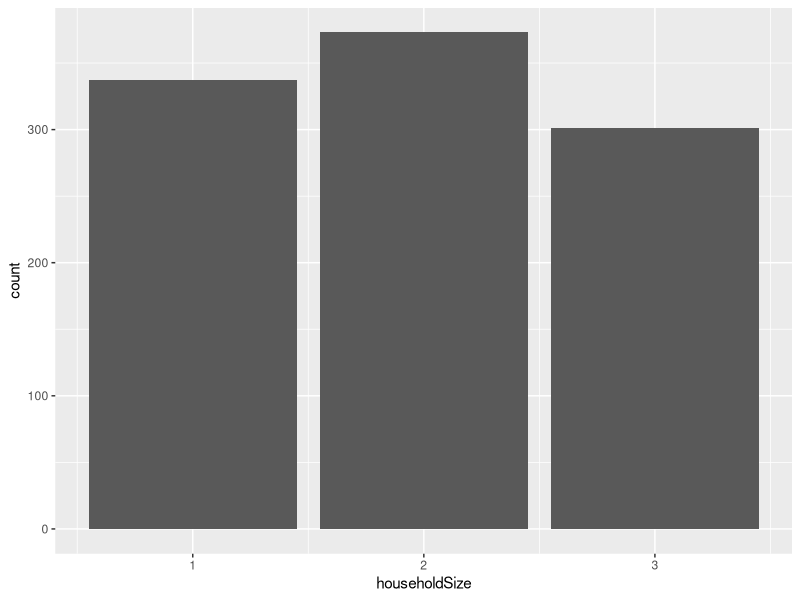
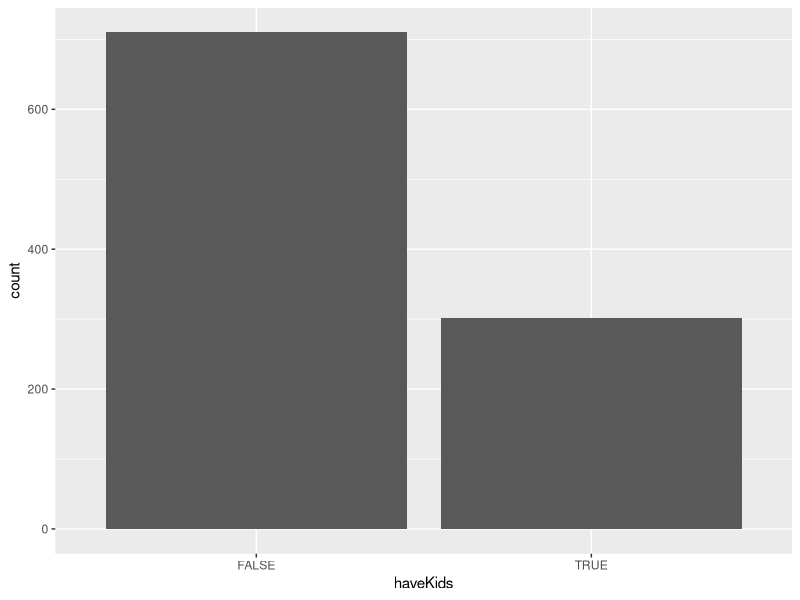
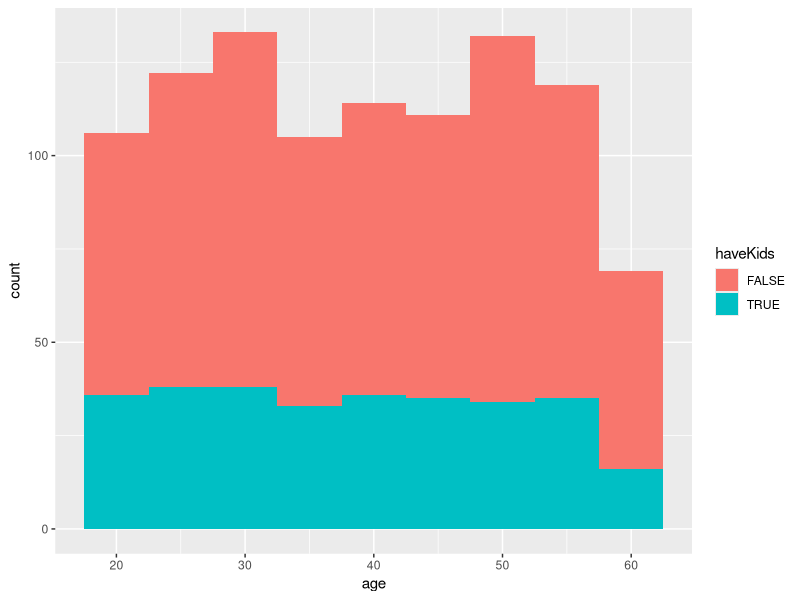
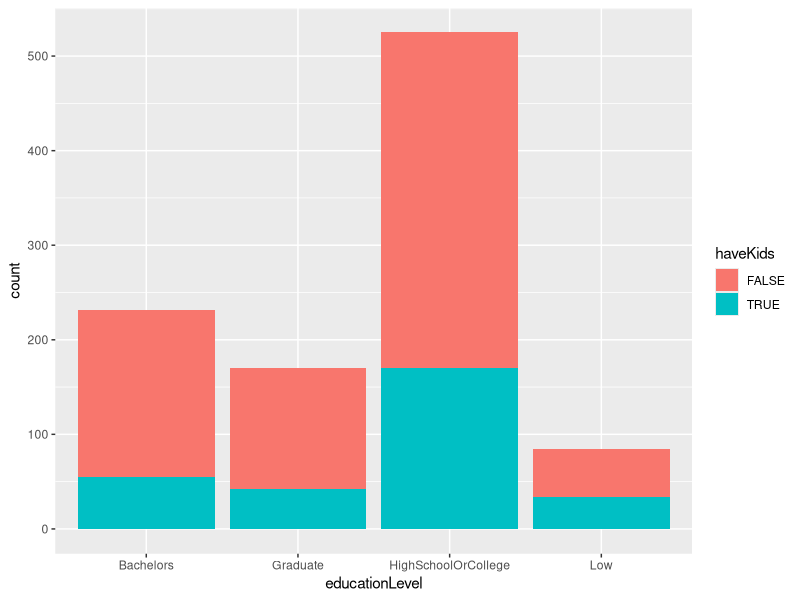
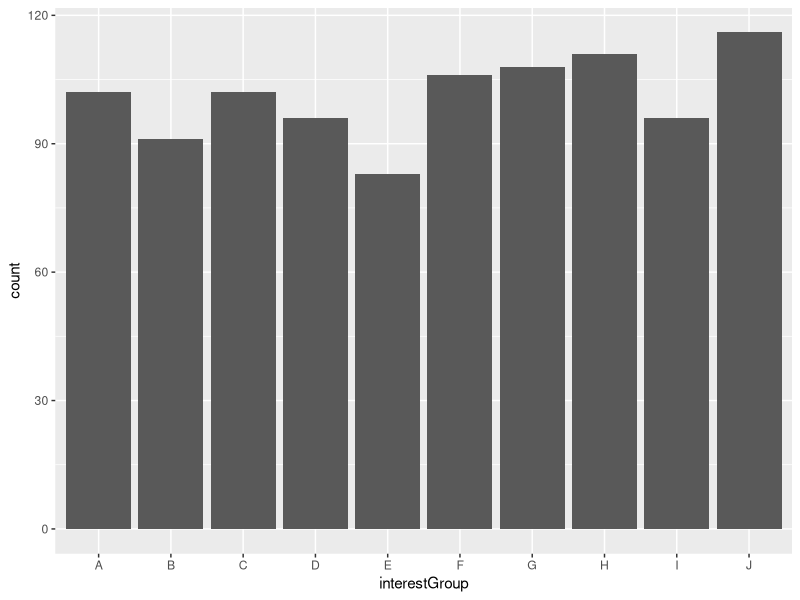
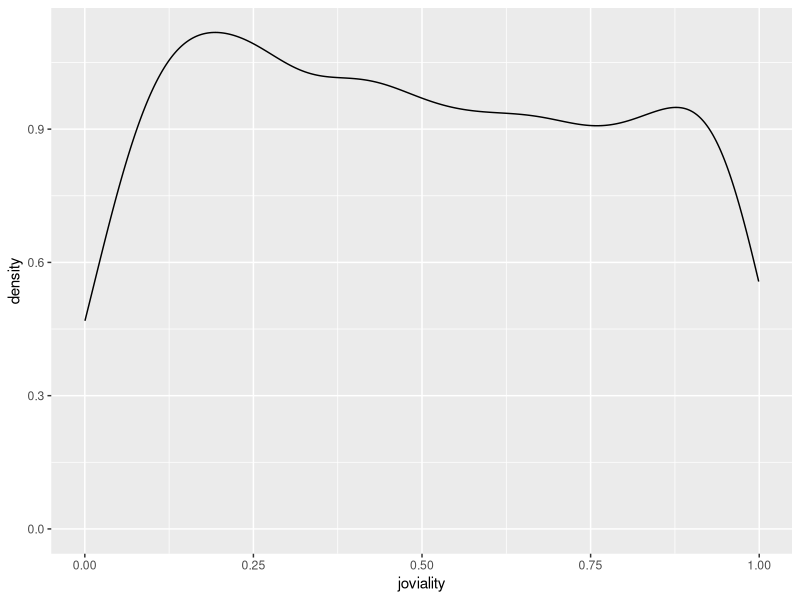
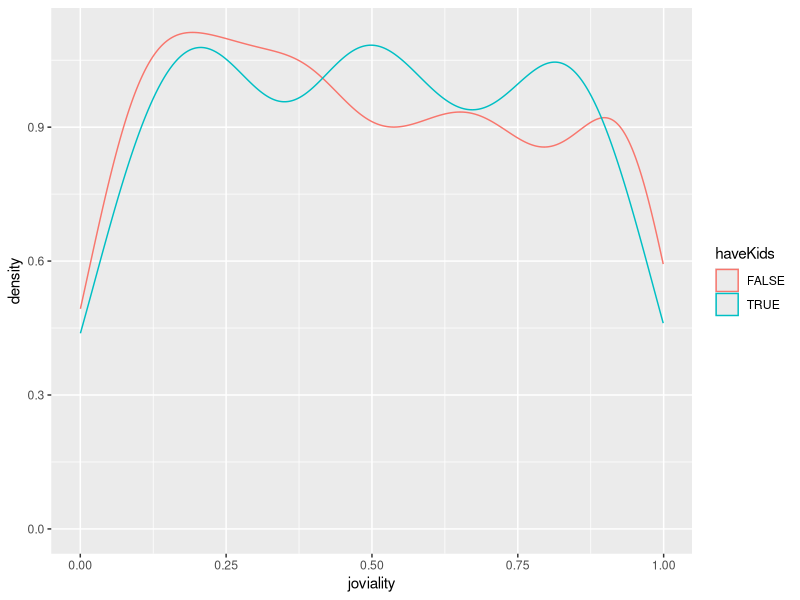
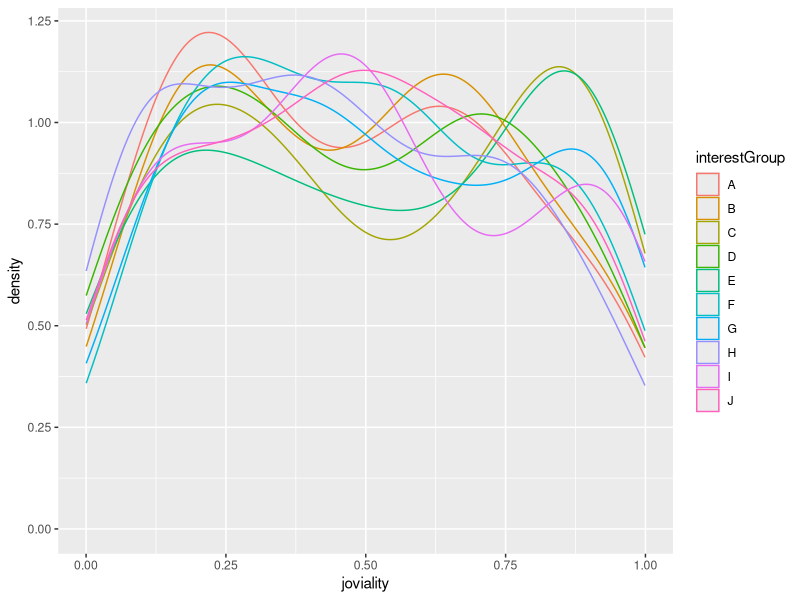

The R script that drew these images, in order:
## ---- chunk 1
knitr::opts_chunk$set(echo = TRUE)
library(tidyverse)
library(ggplot2)
## ---- chunk 2
df<-read.csv('./data/Participants.csv')
head(df)
## ---- chunk 3
ggplot(data=df)+aes(householdSize)+geom_bar()
ggplot(data=df)+aes(haveKids)+geom_bar()
ggplot(data=df,aes(x=age,fill=haveKids))+geom_histogram(binwidth = 5)
ggplot(data=df)+aes(educationLevel,fill=haveKids)+geom_bar()
ggplot(data=df)+aes(interestGroup)+geom_bar()
ggplot(data=df)+aes(joviality)+geom_density()
ggplot(data=df,aes(x=joviality,colour=haveKids))+geom_density()
ggplot(data=df,aes(x=joviality,colour=interestGroup))+geom_density()
